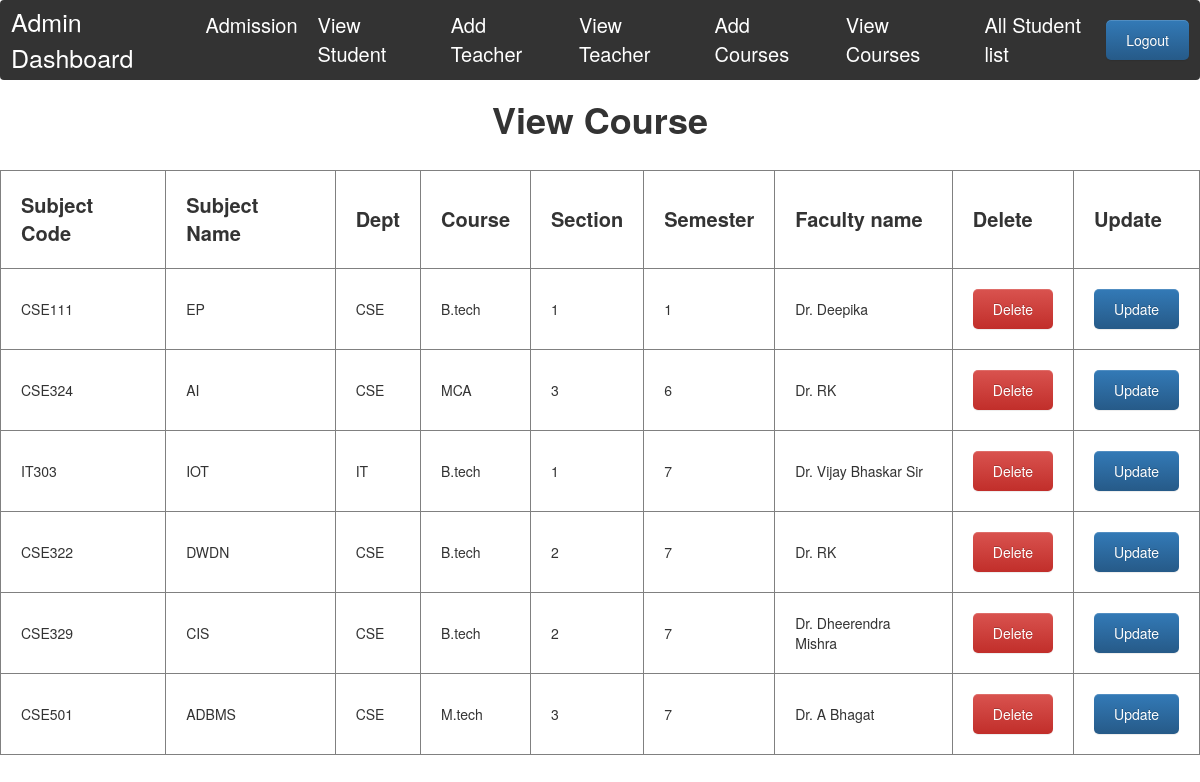
The page /Admin/CourseControl/view_course.php (signed in) on the database its author committed.
### tables this page shows
CREATE TABLE `course` (
  `subcode` varchar(50) NOT NULL,
  `subname` varchar(50) DEFAULT NULL,
  `department` varchar(50) DEFAULT NULL,
  `course` varchar(50) NOT NULL,
  `section` varchar(50) NOT NULL,
  `semester` int(50) DEFAULT NULL,
  `facname` varchar(50) DEFAULT NULL
);

### Admin/CourseControl/view_course.php (the view, shortened to what this page needs)
<?php
    $host="localhost";
    $user="root";
    $password="";
    $db="iiit_b";
    $data=mysqli_connect($host,$user,$password,$db);
    $sql="SELECT * FROM course ORDER by semester";
    $result=mysqli_query($data,$sql);
?>
<!DOCTYPE html>
<html lang="en">
<head>
    <link rel="stylesheet" href="https://cdn.jsdelivr.net/npm/bootstrap@3.3.7/dist/css/bootstrap.min.css">
    <link rel="stylesheet" href="https://cdn.jsdelivr.net/npm/bootstrap@3.3.7/dist/css/bootstrap-theme.min.css">
</head>
<body>
    <?php
        include '../TeacherControl/admin_sidebar.php'
    ?>
        <div class="content">
            <center>
            <h1 style="font-weight:550;">View Course</h1>
            <br>
            <table border="1px">
                <tr>
                    <th class="table_th">Subject Code</th>
                    <th class="table_th">Subject Name</th>
                    <th class="table_th">Dept</th>
                    <th class="table_th">Course</th>
                    <th class="table_th">Section</th>
                    <th class="table_th">Semester</th>
                    <th class="table_th">Faculty name</th>
                    <th class="table_th">Delete</th>
                    <th class="table_th">Update</th>
                </tr>
                <?php
                while($info=$result->fetch_assoc())
                {
                ?>
                <tr>
                    <td class="table_td"><?php echo "{$info['subcode']}"; ?></td>
                    <td class="table_td"><?php echo "{$info['subname']}"; ?></td>
                    <td class="table_td"><?php echo "{$info['department']}"; ?></td>
                    <td class="table_td"><?php echo "{$info['course']}"; ?></td>
                    <td class="table_td"><?php echo "{$info['section']}"; ?></td>
                    <td class="table_td"><?php echo "{$info['semester']}"; ?></td>
                    <td class="table_td"><?php echo "{$info['facname']}"; ?></td>
                    <td class="table_td"><?php echo "<a class ='btn btn-danger' onClick=\" javascript:return confirm('Are You Sure to Delete this');\"  href='delete_course.php?course_id={$info['subcode']}'>Delete</a>"; ?></td>
                    <td class="table_td"><?php echo "<a class ='btn btn-primary' href='update_course.php?course_id={$info['subcode']}'>Update</a>"; ?></td>
                </tr>
                <?php
                }
                ?>
             </table>
            </center>
        </div>
</body>
</html>

### Admin/CourseControl/view_course.php (style rules this page uses)
.table_th { padding:20px; font-size:20px; }
.table_td { padding:20px; }

### Admin/TeacherControl/admin_sidebar.php (style rules this page uses)
.btn { padding: 10px 20px; background-color: #007bff; color: white; border: none; border-radius: 5px; cursor: pointer; }

### rows shown on the page
course: subcode "CSE111", subname "EP", department "CSE", course "B.tech", section "1", semester "1", facname "Dr. Deepika"
course: subcode "CSE324", subname "AI", department "CSE", course "MCA", section "3", semester "6", facname "Dr. RK"
course: subcode "IT303", subname "IOT", department "IT", course "B.tech", section "1", semester "7", facname "Dr. Vijay Bhaskar Sir"
course: subcode "CSE322", subname "DWDN", department "CSE", course "B.tech", section "2", semester "7", facname "Dr. RK"
course: subcode "CSE329", subname "CIS", department "CSE", course "B.tech", section "2", semester "7", facname "Dr. Dheerendra Mishra"
course: subcode "CSE501", subname "ADBMS", department "CSE", course "M.tech", section "3", semester "7", facname "Dr. A Bhagat"
